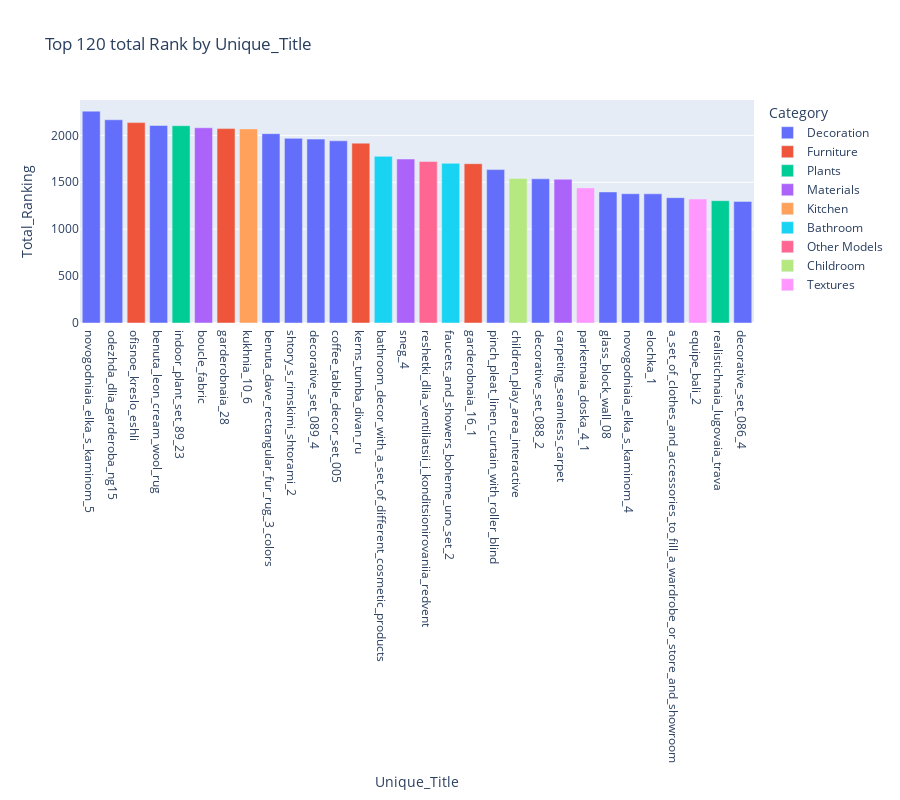

Notebook code for this chart:
### Code cell
data_unique_gr = data.groupby(by=['Unique_Title', 'Category', 'Username'], as_index=False)['Ranking'].sum()
data_unique_gr.columns = ['Unique_Title', 'Category', 'Username', 'Total_Ranking']
data_unique_gr.sort_values(by='Total_Ranking', ascending=False, inplace=True)
data_unique_gr = data_unique_gr.head(30)

cat_list = data_unique_gr['Unique_Title'].tolist()
cat_dict = {'Unique_Title': cat_list}

fig4 = px.bar(data_unique_gr, x='Unique_Title', y='Total_Ranking', hover_data='Username',
              category_orders=cat_dict, color='Category', height=800, title='Top 120 total Rank by Unique_Title')
fig4.show()

### Figure 1 — Plotly figure (JSON) as saved in the notebook; plotly's stock layout.template omitted (floating-point values rounded to 4 significant figures)
{"data": [{"alignmentgroup": "True", "customdata": [["dofen"], ["niga2323"], ["3Dmitruk"], ["3Dmitruk"], ["Rolan05"], ["Moriiiz"], ["Mitya87"], ["kapusta"], ["Moriiiz"], ["NK3D"], ["dofen"], ["fffaaa12"], ["sofiakholina"], ["mhl.hnr"]], "hovertemplate": "Category=Decoration<br>Unique_Title=%{x}<br>Total_Ranking=%{y}<br>Username=%{customdata[0]}<extra></extra>", "legendgroup": "Decoration", "marker": {"color": "#636efa", "pattern": {"shape": ""}}, "name": "Decoration", "offsetgroup": "Decoration", "orientation": "v", "showlegend": true, "textposition": "auto", "type": "bar", "x": ["novogodniaia_elka_s_kaminom_5", "odezhda_dlia_garderoba_ng15", "benuta_leon_cream_wool_rug", "benuta_dave_rectangular_fur_rug_3_colors", "shtory_s_rimskimi_shtorami_2", "decorative_set_089_4", "coffee_table_decor_set_005", "pinch_pleat_linen_curtain_with_roller_blind", "decorative_set_088_2", "glass_block_wall_08", "novogodniaia_elka_s_kaminom_4", "elochka_1", "a_set_of_clothes_and_accessories_to_fill_a_wardrobe_or_store_and_showroom", "decorative_set_086_4"], "xaxis": "x", "y": [2258, 2166, 2105, 2018, 1968, 1960, 1942, 1635, 1537, 1397, 1378, 1377, 1336, 1296], "yaxis": "y"}, {"alignmentgroup": "True", "customdata": [["illidan_"], ["protektor"], ["niga2323"], ["protektor"]], "hovertemplate": "Category=Furniture<br>Unique_Title=%{x}<br>Total_Ranking=%{y}<br>Username=%{customdata[0]}<extra></extra>", "legendgroup": "Furniture", "marker": {"color": "#EF553B", "pattern": {"shape": ""}}, "name": "Furniture", "offsetgroup": "Furniture", "orientation": "v", "showlegend": true, "textposition": "auto", "type": "bar", "x": ["ofisnoe_kreslo_eshli", "garderobnaia_28", "kerns_tumba_divan_ru", "garderobnaia_16_1"], "xaxis": "x", "y": [2136, 2072, 1917, 1698], "yaxis": "y"}, {"alignmentgroup": "True", "customdata": [["mh.designer"], ["AlexHappy"]], "hovertemplate": "Category=Plants<br>Unique_Title=%{x}<br>Total_Ranking=%{y}<br>Username=%{customdata[0]}<extra></extra>", "legendgroup": "Plants", "marker": {"color": "#00cc96", "pattern": {"shape": ""}}, "name": "Plants", "offsetgroup": "Plants", "orientation": "v", "showlegend": true, "textposition": "auto", "type": "bar", "x": ["indoor_plant_set_89_23", "realistichnaia_lugovaia_trava"], "xaxis": "x", "y": [2103, 1304], "yaxis": "y"}, {"alignmentgroup": "True", "customdata": [["marchik3d"], ["maltsev_stepan"], ["sofiakholina"]], "hovertemplate": "Category=Materials<br>Unique_Title=%{x}<br>Total_Ranking=%{y}<br>Username=%{customdata[0]}<extra></extra>", "legendgroup": "Materials", "marker": {"color": "#ab63fa", "pattern": {"shape": ""}}, "name": "Materials", "offsetgroup": "Materials", "orientation": "v", "showlegend": true, "textposition": "auto", "type": "bar", "x": ["boucle_fabric", "sneg_4", "carpeting_seamless_carpet"], "xaxis": "x", "y": [2081, 1748, 1532], "yaxis": "y"}, {"alignmentgroup": "True", "customdata": [["RazorS95"]], "hovertemplate": "Category=Kitchen<br>Unique_Title=%{x}<br>Total_Ranking=%{y}<br>Username=%{customdata[0]}<extra></extra>", "legendgroup": "Kitchen", "marker": {"color": "#FFA15A", "pattern": {"shape": ""}}, "name": "Kitchen", "offsetgroup": "Kitchen", "orientation": "v", "showlegend": true, "textposition": "auto", "type": "bar", "x": ["kukhnia_10_6"], "xaxis": "x", "y": [2069], "yaxis": "y"}, {"alignmentgroup": "True", "customdata": [["sofiakholina"], ["Ashlesha"]], "hovertemplate": "Category=Bathroom<br>Unique_Title=%{x}<br>Total_Ranking=%{y}<br>Username=%{customdata[0]}<extra></extra>", "legendgroup": "Bathroom", "marker": {"color": "#19d3f3", "pattern": {"shape": ""}}, "name": "Bathroom", "offsetgroup": "Bathroom", "orientation": "v", "showlegend": true, "textposition": "auto", "type": "bar", "x": ["bathroom_decor_with_a_set_of_different_cosmetic_products", "faucets_and_showers_boheme_uno_set_2"], "xaxis": "x", "y": [1776, 1702], "yaxis": "y"}, {"alignmentgroup": "True", "customdata": [["DashutaG"]], "hovertemplate": "Category=Other Models<br>Unique_Title=%{x}<br>Total_Ranking=%{y}<br>Username=%{customdata[0]}<extra></extra>", "legendgroup": "Other Models", "marker": {"color": "#FF6692", "pattern": {"shape": ""}}, "name": "Other Models", "offsetgroup": "Other Models", "orientation": "v", "showlegend": true, "textposition": "auto", "type": "bar", "x": ["reshetki_dlia_ventiliatsii_i_konditsionirovaniia_redvent"], "xaxis": "x", "y": [1721], "yaxis": "y"}, {"alignmentgroup": "True", "customdata": [["lzv_cg"]], "hovertemplate": "Category=Childroom<br>Unique_Title=%{x}<br>Total_Ranking=%{y}<br>Username=%{customdata[0]}<extra></extra>", "legendgroup": "Childroom", "marker": {"color": "#B6E880", "pattern": {"shape": ""}}, "name": "Childroom", "offsetgroup": "Childroom", "orientation": "v", "showlegend": true, "textposition": "auto", "type": "bar", "x": ["children_play_area_interactive"], "xaxis": "x", "y": [1541], "yaxis": "y"}, {"alignmentgroup": "True", "customdata": [["dofen"], ["StanisLOVE.viz"]], "hovertemplate": "Category=Textures<br>Unique_Title=%{x}<br>Total_Ranking=%{y}<br>Username=%{customdata[0]}<extra></extra>", "legendgroup": "Textures", "marker": {"color": "#FF97FF", "pattern": {"shape": ""}}, "name": "Textures", "offsetgroup": "Textures", "orientation": "v", "showlegend": true, "textposition": "auto", "type": "bar", "x": ["parketnaia_doska_4_1", "equipe_bali_2"], "xaxis": "x", "y": [1440, 1321], "yaxis": "y"}], "layout": {"barmode": "relative", "height": 800, "legend": {"title": {"text": "Category"}, "tracegroupgap": 0}, "title": {"text": "Top 120 total Rank by Unique_Title"}, "xaxis": {"anchor": "y", "categoryarray": ["novogodniaia_elka_s_kaminom_5", "odezhda_dlia_garderoba_ng15", "ofisnoe_kreslo_eshli", "benuta_leon_cream_wool_rug", "indoor_plant_set_89_23", "boucle_fabric", "garderobnaia_28", "kukhnia_10_6", "benuta_dave_rectangular_fur_rug_3_colors", "shtory_s_rimskimi_shtorami_2", "decorative_set_089_4", "coffee_table_decor_set_005", "kerns_tumba_divan_ru", "bathroom_decor_with_a_set_of_different_cosmetic_products", "sneg_4", "reshetki_dlia_ventiliatsii_i_konditsionirovaniia_redvent", "faucets_and_showers_boheme_uno_set_2", "garderobnaia_16_1", "pinch_pleat_linen_curtain_with_roller_blind", "children_play_area_interactive", "decorative_set_088_2", "carpeting_seamless_carpet", "parketnaia_doska_4_1", "glass_block_wall_08", "novogodniaia_elka_s_kaminom_4", "elochka_1", "a_set_of_clothes_and_accessories_to_fill_a_wardrobe_or_store_and_showroom", "equipe_bali_2", "realistichnaia_lugovaia_trava", "decorative_set_086_4"], "categoryorder": "array", "domain": [0, 1], "title": {"text": "Unique_Title"}}, "yaxis": {"anchor": "x", "domain": [0, 1], "title": {"text": "Total_Ranking"}}}}
